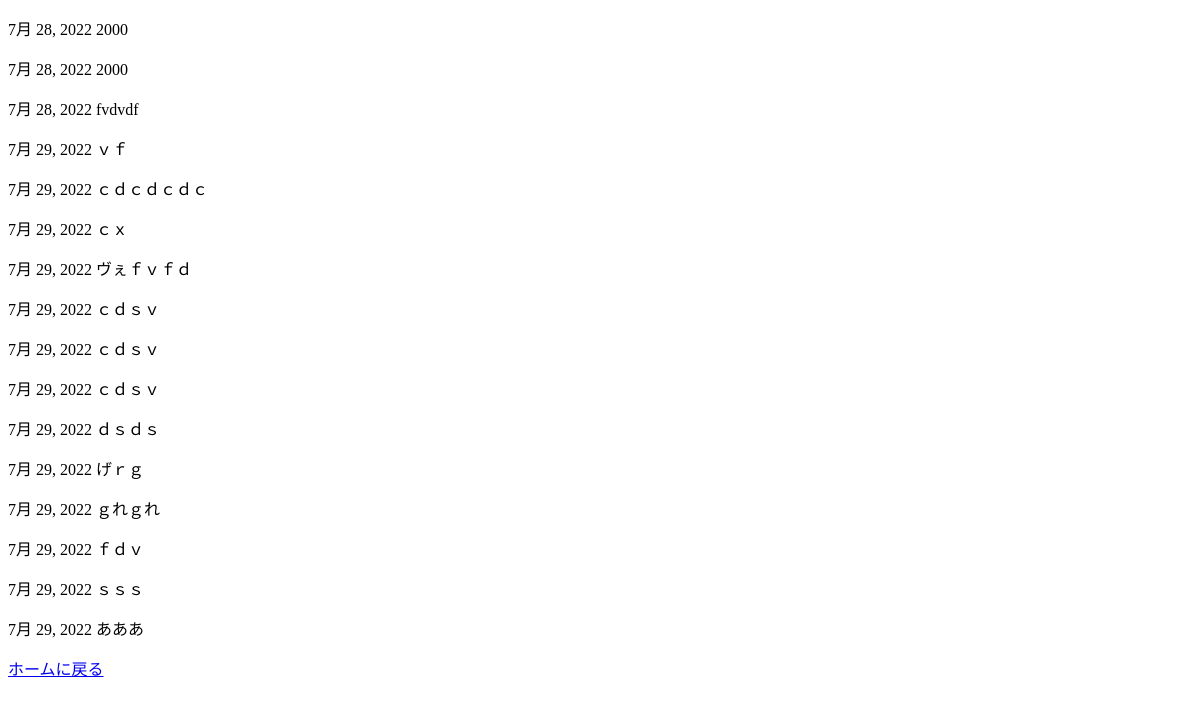
Page /post/list/ on the earlier database version.
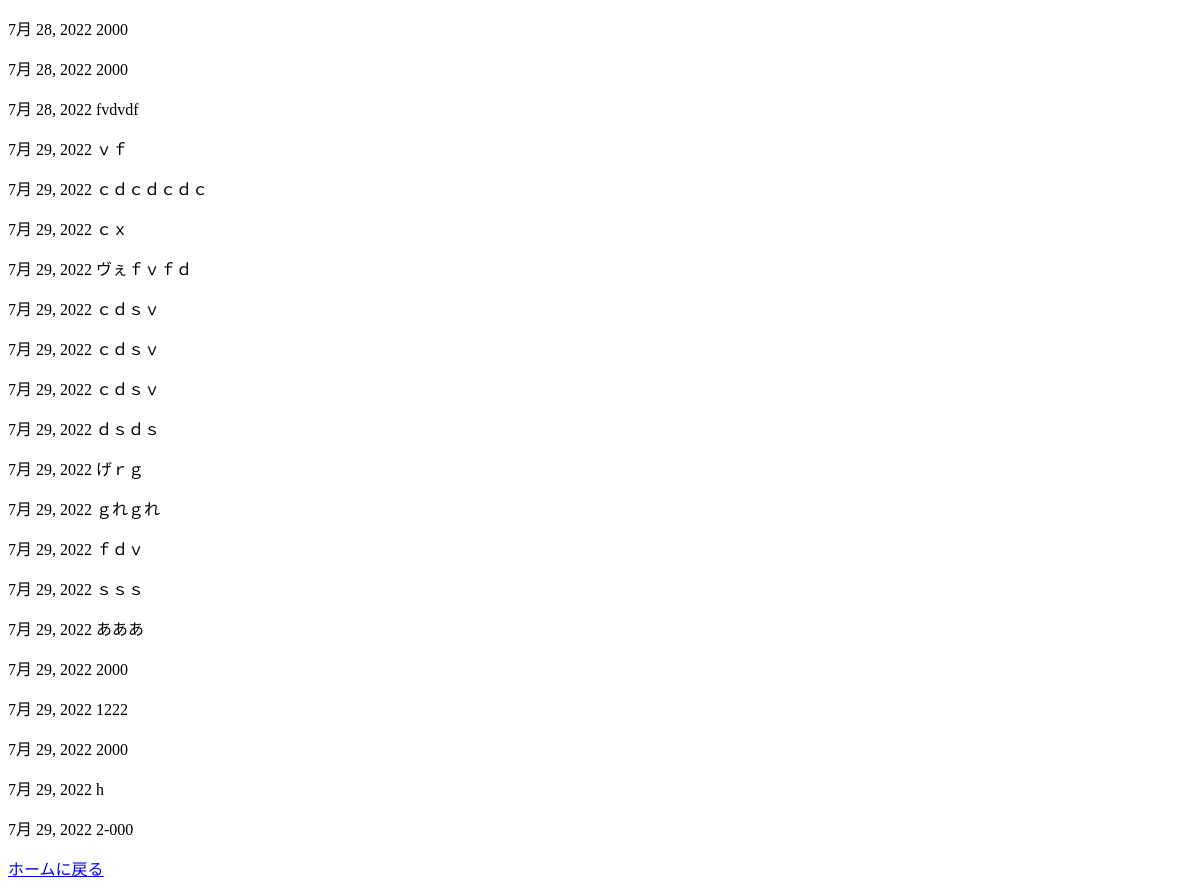
Same page on the later database version.
### enechanapp/models.py (models this page shows)
class Post(models.Model):
    id = models.UUIDField(primary_key=True, default=uuid.uuid4, editable = False)
    date = date = models.DateField(verbose_name='日付', default=timezone.now)
    text = models.CharField(verbose_name='電気代', max_length=10)

### enechanapp/views.py (the view)
# urls.py: path('post/list/', views.PostListView.as_view(), name='post_list'),
class PostListView(ListView):
    template_name = 'post_list.html'
    model = models.Post

### templates/post_list.html (shortened to what this page needs)
<!DOCTYPE html>
<html lang="en">
<head>
</head>
<body>
{% for object  in post_list %}
<p>
    {{ object.date }}
    {{ object.text}}
</p>
{% endfor %}
<a href="{% url 'normal' %}">ホームに戻る</a>
</body>
</html>

Differences in the rows shown:
added Post: date "7月 29, 2022", text "2000"
added Post: date "7月 29, 2022", text "1222"
added Post: date "7月 29, 2022", text "2000"
added Post: date "7月 29, 2022", text "h"
added Post: date "7月 29, 2022", text "2-000"
